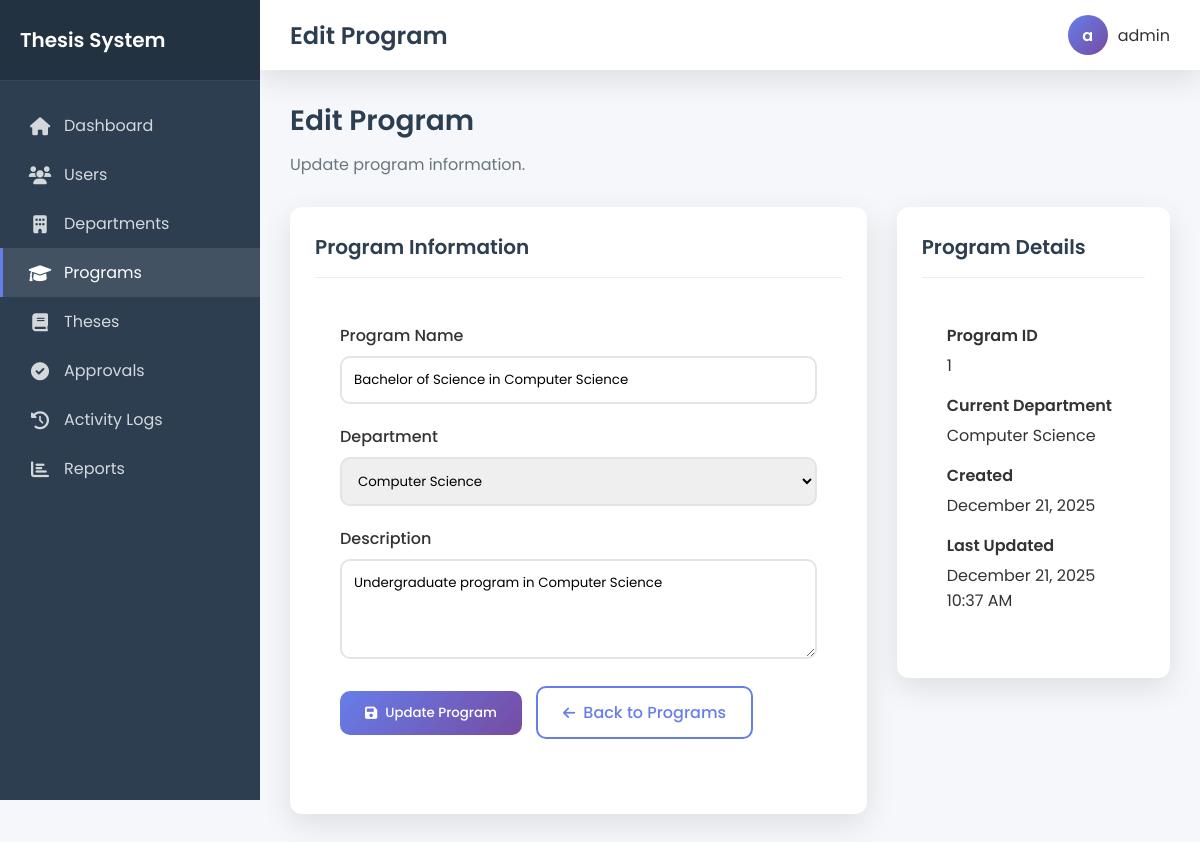
The app's page /admin/edit-program.php?id=1 (signed in) with its own data.
### tables this page shows
CREATE TABLE `programs` (
  `id` int(11) NOT NULL,
  `department_id` int(11) NOT NULL,
  `name` varchar(100) NOT NULL,
  `description` text DEFAULT NULL,
  `created_at` timestamp NOT NULL DEFAULT current_timestamp(),
  `updated_at` timestamp NOT NULL DEFAULT current_timestamp() ON UPDATE current_timestamp()
);

CREATE TABLE `departments` (
  `id` int(11) NOT NULL,
  `name` varchar(100) NOT NULL,
  `description` text DEFAULT NULL,
  `created_at` timestamp NOT NULL DEFAULT current_timestamp(),
  `updated_at` timestamp NOT NULL DEFAULT current_timestamp() ON UPDATE current_timestamp()
);

### models/Model.php (called while the page is built, shortened)
<?php
class Model {
    protected $pdo;
    public function __construct($database) {
        $this->pdo = $database;
    }
    public function findAll($table) {
        $stmt = $this->pdo->prepare("SELECT * FROM {$table}");
        $stmt->execute();
        return $stmt->fetchAll(PDO::FETCH_ASSOC);
    }
}
?>

### models/Program.php (called while the page is built, shortened)
<?php
require_once 'Model.php';
class Program extends Model {
    public function getProgramById($id) {
        $stmt = $this->pdo->prepare("
            SELECT p.*, d.name as department_name
            FROM programs p
            LEFT JOIN departments d ON p.department_id = d.id
            WHERE p.id = ?
        ");
        $stmt->execute([$id]);
        return $stmt->fetch(PDO::FETCH_ASSOC);
    }
}
?>

### models/Department.php (called while the page is built, shortened)
<?php
require_once 'Model.php';
class Department extends Model {
    public function getAllDepartments() {
        return $this->findAll('departments');
    }
}
?>

### admin/edit-program.php (the view, shortened to what this page needs)
<?php
require_once '../config/db.php';
require_once '../models/Program.php';
require_once '../models/Department.php';
$programId = $_GET['id'] ?? null;
$programModel = new Program($pdo);
$program = $programModel->getProgramById($programId);
$departmentModel = new Department($pdo);
$departments = $departmentModel->getAllDepartments();
?>
<div class="page-header">
    <h2>Edit Program</h2>
    <p>Update program information.</p>
</div>
<div class="row" style="display: flex; flex-wrap: wrap; margin: 0 -15px;">
    <div class="col-md-8" style="flex: 0 0 66.666%; padding: 0 15px;">
        <div class="card fade-in">
            <div class="card-header">
                <h3>Program Information</h3>
            </div>
            <div class="card-body" style="padding: 25px;">
                <form method="POST">
                    <div class="form-group" style="margin-bottom: 20px;">
                        <label for="name" style="display: block; margin-bottom: 8px; font-weight: 500;">Program Name</label>
                        <input type="text" id="name" name="name" class="form-control" style="width: 100%; padding: 12px; border: 2px solid #e1e5e9; border-radius: 10px; font-family: 'Poppins', sans-serif;" value="<?php echo htmlspecialchars($program['name']); ?>" required>
                    </div>
                    <div class="form-group" style="margin-bottom: 20px;">
                        <label for="department_id" style="display: block; margin-bottom: 8px; font-weight: 500;">Department</label>
                        <select id="department_id" name="department_id" class="form-control" style="width: 100%; padding: 12px; border: 2px solid #e1e5e9; border-radius: 10px; font-family: 'Poppins', sans-serif;" required>
                            <?php foreach ($departments as $dept): ?>
                                <option value="<?php echo $dept['id']; ?>" <?php echo ($program['department_id'] == $dept['id']) ? 'selected' : ''; ?>><?php echo htmlspecialchars($dept['name']); ?></option>
                            <?php endforeach; ?>
                        </select>
                    </div>
                    <div class="form-group" style="margin-bottom: 20px;">
                        <label for="description" style="display: block; margin-bottom: 8px; font-weight: 500;">Description</label>
                        <textarea id="description" name="description" class="form-control" style="width: 100%; padding: 12px; border: 2px solid #e1e5e9; border-radius: 10px; font-family: 'Poppins', sans-serif; min-height: 100px;"><?php echo htmlspecialchars($program['description']); ?></textarea>
                    </div>
                    <div class="form-group" style="margin-bottom: 25px;">
                        <button type="submit" class="btn btn-primary" style="padding: 12px 25px; border: none; border-radius: 10px; font-family: 'Poppins', sans-serif; font-weight: 500; cursor: pointer; background: linear-gradient(135deg, #667eea 0%, #764ba2 100%); color: white;">
                            <i class="fas fa-save"></i> Update Program
                        </button>
                        <a href="programs.php" class="btn btn-outline" style="padding: 12px 25px; border: 2px solid #667eea; border-radius: 10px; font-family: 'Poppins', sans-serif; font-weight: 500; cursor: pointer; color: #667eea; text-decoration: none; margin-left: 10px;">
                            <i class="fas fa-arrow-left"></i> Back to Programs
                        </a>
                    </div>
                </form>
            </div>
        </div>
    </div>
    <div class="col-md-4" style="flex: 0 0 33.333%; padding: 0 15px;">
        <div class="card fade-in">
            <div class="card-header">
                <h3>Program Details</h3>
            </div>
            <div class="card-body" style="padding: 25px;">
                <div class="detail-row" style="margin-bottom: 15px;">
                    <label style="font-weight: 600; display: block; margin-bottom: 5px;">Program ID</label>
                    <p style="margin: 0;"><?php echo $program['id']; ?></p>
                </div>
                <div class="detail-row" style="margin-bottom: 15px;">
                    <label style="font-weight: 600; display: block; margin-bottom: 5px;">Current Department</label>
                    <p style="margin: 0;"><?php echo htmlspecialchars($program['department_name']); ?></p>
                </div>
                <div class="detail-row" style="margin-bottom: 15px;">
                    <label style="font-weight: 600; display: block; margin-bottom: 5px;">Created</label>
                    <p style="margin: 0;"><?php echo date('F j, Y', strtotime($program['created_at'])); ?></p>
                </div>
                <div class="detail-row" style="margin-bottom: 15px;">
                    <label style="font-weight: 600; display: block; margin-bottom: 5px;">Last Updated</label>
                    <p style="margin: 0;"><?php echo $program['updated_at'] ? date('F j, Y g:i A', strtotime($program['updated_at'])) : 'Never'; ?></p>
                </div>
            </div>
        </div>
    </div>
</div>
<?php
include '../views/shared/layout.php';
?>

### views/shared/layout.php (style rules this page uses)
:root { --primary-gradient: linear-gradient(135deg, #667eea 0%, #764ba2 100%); --secondary-gradient: linear-gradient(135deg, #f093fb 0%, #f5576c 100%); --success-gradient: linear-gradient(135deg, #43e97b 0%, #38f9d7 100%); --warning-gradient: linear-gradient(135deg, #ff9a9e 0%, #fecfef 100%); --dark: #2c3e50; --light: #f8f9fa; --gray: #6c757d; --border-radius: 12px; --box-shadow: 0 10px 30px rgba(0, 0, 0, 0.1); }
* { margin: 0; padding: 0; box-sizing: border-box; }
body { font-family: 'Poppins', sans-serif; background: #f5f7fa; color: #333; min-height: 100vh; }
.page-header { margin-bottom: 30px; }
.page-header h2 { font-size: 28px; font-weight: 600; color: var(--dark); margin: 0 0 10px 0; }
.page-header p { color: var(--gray); font-size: 16px; margin: 0; }
.card { background: white; border-radius: var(--border-radius); box-shadow: var(--box-shadow); padding: 25px; margin-bottom: 25px; transition: transform 0.3s ease; }
.card-header { border-bottom: 1px solid #eee; padding-bottom: 15px; margin-bottom: 20px; }
.card-header h3 { font-size: 20px; font-weight: 600; margin: 0; color: var(--dark); }
.btn { padding: 12px 20px; border: none; border-radius: var(--border-radius); font-family: 'Poppins', sans-serif; font-weight: 500; cursor: pointer; transition: all 0.3s ease; text-decoration: none; display: inline-flex; align-items: center; justify-content: center; gap: 8px; }
.btn i { font-size: 14px; }
.btn-primary { background: var(--primary-gradient); color: white; }
.btn-outline { background: transparent; border: 2px solid #667eea; color: #667eea; }
.fade-in { animation: fadeIn 0.6s ease-out; }

### records on screen
programs: name "Bachelor of Science in Computer Science", department_id "Computer Science", description "Undergraduate program in Computer Science", id "1", department.name "Computer Science", created_at "December 21, 2025", updated_at "December 21, 2025 10:37 AM"

### other values on screen
$item['title'] "Dashboard"
$item['title'] "Users"
$item['title'] "Departments"
$item['title'] "Programs"
$item['title'] "Theses"
$item['title'] "Approvals"
$item['title'] "Activity Logs"
$item['title'] "Reports"
$title "Edit Program"
substr($_SESSION['username'], 0, 1) "a"
$_SESSION['username'] "admin"
